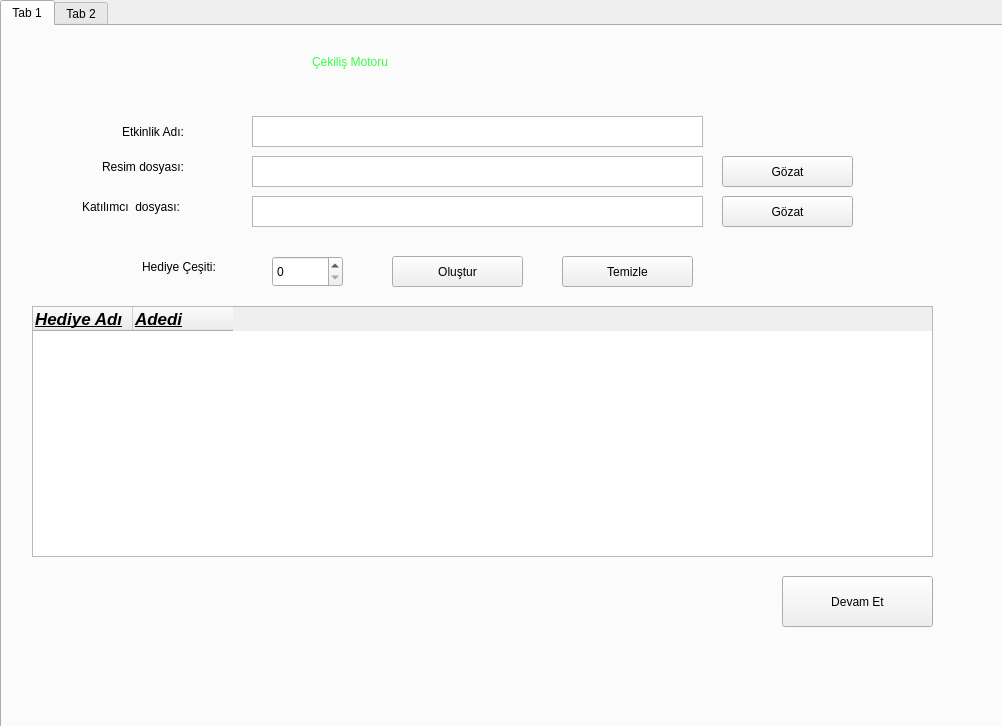
<?xml version="1.0" encoding="UTF-8"?>
<ui version="4.0">
 <class>Form</class>
 <widget class="QWidget" name="Form">
  <property name="geometry">
   <rect>
    <x>0</x>
    <y>0</y>
    <width>1002</width>
    <height>726</height>
   </rect>
  </property>
  <property name="windowTitle">
   <string>Form</string>
  </property>
  <widget class="QWidget" name="gridLayoutWidget_2">
   <property name="geometry">
    <rect>
     <x>0</x>
     <y>0</y>
     <width>1051</width>
     <height>791</height>
    </rect>
   </property>
   <layout class="QHBoxLayout" name="horizontalLayout">
    <property name="sizeConstraint">
     <enum>QLayout::SetNoConstraint</enum>
    </property>
    <item>
     <widget class="QTabWidget" name="tabWidget">
      <property name="currentIndex">
       <number>0</number>
      </property>
      <widget class="QWidget" name="tab">
       <attribute name="title">
        <string>Tab 1</string>
       </attribute>
       <widget class="QLabel" name="label">
        <property name="geometry">
         <rect>
          <x>100</x>
          <y>120</y>
          <width>131</width>
          <height>41</height>
         </rect>
        </property>
        <property name="styleSheet">
         <string notr="true">font: 13pt &quot;MS Shell Dlg 2&quot;;</string>
        </property>
        <property name="text">
         <string>Resim dosyası:</string>
        </property>
       </widget>
       <widget class="QLabel" name="label_2">
        <property name="geometry">
         <rect>
          <x>80</x>
          <y>160</y>
          <width>141</width>
          <height>41</height>
         </rect>
        </property>
        <property name="styleSheet">
         <string notr="true">font: 13pt &quot;MS Shell Dlg 2&quot;;</string>
        </property>
        <property name="text">
         <string>Katılımcı  dosyası:</string>
        </property>
       </widget>
       <widget class="QPushButton" name="pushButton_2">
        <property name="geometry">
         <rect>
          <x>720</x>
          <y>170</y>
          <width>131</width>
          <height>31</height>
         </rect>
        </property>
        <property name="text">
         <string>Gözat</string>
        </property>
       </widget>
       <widget class="QTextEdit" name="textEdit_2">
        <property name="geometry">
         <rect>
          <x>250</x>
          <y>170</y>
          <width>451</width>
          <height>31</height>
         </rect>
        </property>
       </widget>
       <widget class="QPushButton" name="pushButton">
        <property name="geometry">
         <rect>
          <x>720</x>
          <y>130</y>
          <width>131</width>
          <height>31</height>
         </rect>
        </property>
        <property name="text">
         <string>Gözat</string>
        </property>
       </widget>
       <widget class="QLabel" name="label_3">
        <property name="geometry">
         <rect>
          <x>140</x>
          <y>220</y>
          <width>121</width>
          <height>41</height>
         </rect>
        </property>
        <property name="styleSheet">
         <string notr="true">font: 12pt &quot;MS Shell Dlg 2&quot;;</string>
        </property>
        <property name="text">
         <string>Hediye Çeşiti:</string>
        </property>
       </widget>
       <widget class="QTextEdit" name="textEdit">
        <property name="geometry">
         <rect>
          <x>250</x>
          <y>130</y>
          <width>451</width>
          <height>31</height>
         </rect>
        </property>
       </widget>
       <widget class="QPushButton" name="pushButton_3">
        <property name="geometry">
         <rect>
          <x>390</x>
          <y>230</y>
          <width>131</width>
          <height>31</height>
         </rect>
        </property>
        <property name="text">
         <string>Oluştur</string>
        </property>
       </widget>
       <widget class="QSpinBox" name="spinBox">
        <property name="geometry">
         <rect>
          <x>270</x>
          <y>230</y>
          <width>71</width>
          <height>31</height>
         </rect>
        </property>
       </widget>
       <widget class="QPushButton" name="pushButton_4">
        <property name="geometry">
         <rect>
          <x>780</x>
          <y>550</y>
          <width>151</width>
          <height>51</height>
         </rect>
        </property>
        <property name="text">
         <string>Devam Et</string>
        </property>
       </widget>
       <widget class="QPushButton" name="pushButton_8">
        <property name="geometry">
         <rect>
          <x>560</x>
          <y>230</y>
          <width>131</width>
          <height>31</height>
         </rect>
        </property>
        <property name="text">
         <string>Temizle</string>
        </property>
       </widget>
       <widget class="QWidget" name="gridLayoutWidget">
        <property name="geometry">
         <rect>
          <x>30</x>
          <y>280</y>
          <width>901</width>
          <height>251</height>
         </rect>
        </property>
        <layout class="QGridLayout" name="gridLayout">
         <item row="0" column="0">
          <widget class="QTableWidget" name="tableWidget">
           <property name="sizePolicy">
            <sizepolicy hsizetype="Preferred" vsizetype="Preferred">
             <horstretch>0</horstretch>
             <verstretch>3</verstretch>
            </sizepolicy>
           </property>
           <property name="styleSheet">
            <string notr="true">font: 63 13pt &quot;Myriad Pro Light&quot;;</string>
           </property>
           <column>
            <property name="text">
             <string>Hediye Adı</string>
            </property>
            <property name="font">
             <font>
              <pointsize>13</pointsize>
              <weight>75</weight>
              <italic>true</italic>
              <bold>true</bold>
              <underline>true</underline>
             </font>
            </property>
            <property name="textAlignment">
             <set>AlignLeading|AlignVCenter</set>
            </property>
           </column>
           <column>
            <property name="text">
             <string>Adedi</string>
            </property>
            <property name="font">
             <font>
              <pointsize>13</pointsize>
              <weight>75</weight>
              <italic>true</italic>
              <bold>true</bold>
              <underline>true</underline>
             </font>
            </property>
            <property name="textAlignment">
             <set>AlignLeading|AlignVCenter</set>
            </property>
           </column>
          </widget>
         </item>
        </layout>
       </widget>
       <widget class="QLabel" name="label_7">
        <property name="geometry">
         <rect>
          <x>310</x>
          <y>10</y>
          <width>341</width>
          <height>51</height>
         </rect>
        </property>
        <property name="styleSheet">
         <string notr="true">color: rgb(53, 255, 70);
font: 57 italic 36pt &quot;Noto Sans&quot;;</string>
        </property>
        <property name="text">
         <string>Çekiliş Motoru</string>
        </property>
       </widget>
       <widget class="QLabel" name="label_8">
        <property name="geometry">
         <rect>
          <x>120</x>
          <y>90</y>
          <width>101</width>
          <height>31</height>
         </rect>
        </property>
        <property name="styleSheet">
         <string notr="true">font: 13pt &quot;MS Shell Dlg 2&quot;;</string>
        </property>
        <property name="text">
         <string>Etkinlik Adı:</string>
        </property>
       </widget>
       <widget class="QTextEdit" name="textEdit_3">
        <property name="geometry">
         <rect>
          <x>250</x>
          <y>90</y>
          <width>451</width>
          <height>31</height>
         </rect>
        </property>
       </widget>
      </widget>
      <widget class="QWidget" name="tab_2">
       <attribute name="title">
        <string>Tab 2</string>
       </attribute>
       <widget class="QGraphicsView" name="graphicsView">
        <property name="geometry">
         <rect>
          <x>0</x>
          <y>30</y>
          <width>591</width>
          <height>381</height>
         </rect>
        </property>
       </widget>
       <widget class="QListView" name="listView">
        <property name="geometry">
         <rect>
          <x>600</x>
          <y>10</y>
          <width>381</width>
          <height>401</height>
         </rect>
        </property>
        <property name="styleSheet">
         <string notr="true">font: 75 italic 12pt &quot;MS Sans Serif&quot;;</string>
        </property>
       </widget>
       <widget class="QPushButton" name="pushButton_5">
        <property name="geometry">
         <rect>
          <x>820</x>
          <y>480</y>
          <width>151</width>
          <height>41</height>
         </rect>
        </property>
        <property name="text">
         <string>Katılımcıları Güncelle</string>
        </property>
       </widget>
       <widget class="QPushButton" name="pushButton_6">
        <property name="geometry">
         <rect>
          <x>820</x>
          <y>530</y>
          <width>151</width>
          <height>41</height>
         </rect>
        </property>
        <property name="text">
         <string>Çekiliş Yap</string>
        </property>
       </widget>
       <widget class="QPushButton" name="pushButton_7">
        <property name="geometry">
         <rect>
          <x>820</x>
          <y>640</y>
          <width>151</width>
          <height>41</height>
         </rect>
        </property>
        <property name="text">
         <string>Geri Dön</string>
        </property>
       </widget>
       <widget class="QListWidget" name="listWidget">
        <property name="geometry">
         <rect>
          <x>0</x>
          <y>420</y>
          <width>811</width>
          <height>261</height>
         </rect>
        </property>
        <property name="styleSheet">
         <string notr="true">font: 75 italic 15pt &quot;MS Sans Serif&quot;;</string>
        </property>
       </widget>
       <widget class="QLabel" name="label_4">
        <property name="geometry">
         <rect>
          <x>820</x>
          <y>420</y>
          <width>171</width>
          <height>22</height>
         </rect>
        </property>
        <property name="styleSheet">
         <string notr="true">font: 13pt &quot;Noto Sans&quot;;
text-decoration: underline;</string>
        </property>
        <property name="text">
         <string>Çekilişteki Kişi Sayısı</string>
        </property>
       </widget>
       <widget class="QLabel" name="label_5">
        <property name="geometry">
         <rect>
          <x>880</x>
          <y>440</y>
          <width>81</width>
          <height>41</height>
         </rect>
        </property>
        <property name="styleSheet">
         <string notr="true">font: 87 19pt &quot;Noto Sans&quot;;</string>
        </property>
        <property name="text">
         <string>0</string>
        </property>
       </widget>
       <widget class="QLabel" name="label_6">
        <property name="geometry">
         <rect>
          <x>100</x>
          <y>0</y>
          <width>391</width>
          <height>31</height>
         </rect>
        </property>
        <property name="styleSheet">
         <string notr="true">font: 15pt &quot;Noto Sans&quot;;</string>
        </property>
        <property name="text">
         <string>Etkinlik Baslıığ</string>
        </property>
       </widget>
       <widget class="QPushButton" name="pushButton_9">
        <property name="geometry">
         <rect>
          <x>820</x>
          <y>580</y>
          <width>151</width>
          <height>41</height>
         </rect>
        </property>
        <property name="text">
         <string>Temizle</string>
        </property>
       </widget>
      </widget>
     </widget>
    </item>
   </layout>
  </widget>
 </widget>
 <resources/>
 <connections/>
</ui>
